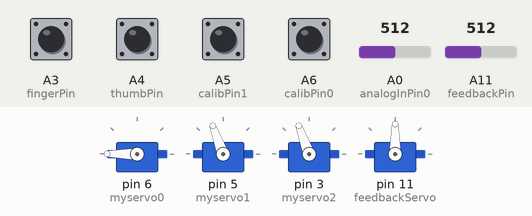
This sketch was run on a simulated Arduino Mega 2560, built with avr-gcc and run on an emulated ATmega2560. Parts: 4 × servo. The inputs (shaded band) are chosen by the test bench; at power-on: A3 (fingerPin), A4 (thumbPin), A5 (calibPin1), A6 (calibPin0) HIGH, A0 (analogInPin0) = 512, A11 (feedbackPin) = 512. What the sketch prints to the serial monitor is not drawn.

Above: at 1.2 s.
1.3 s: A6 (calibPin0) pulled LOW for 0.15 s
At 1.7 s:
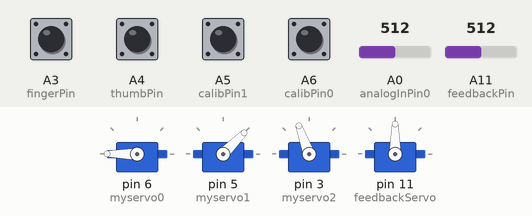
4.3 s: A0 (analogInPin0) set to 499
At 4.8 s:
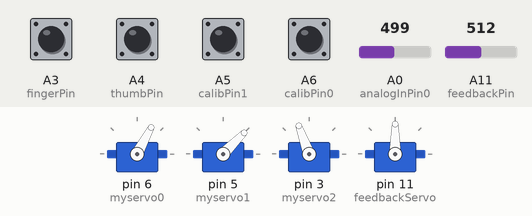
7.3 s: A0 (analogInPin0) set to 511
At 10.0 s:
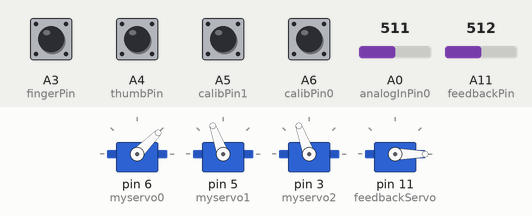
10.3 s: A11 (feedbackPin) set to 716
At 11.2 s:
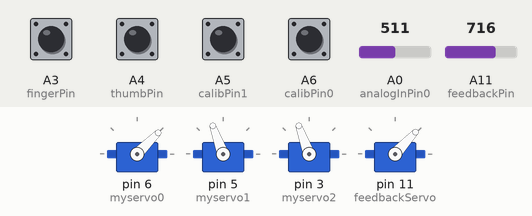
11.9 s: A11 (feedbackPin) set to 900
At 13.1 s:
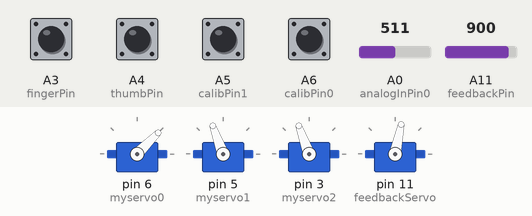
13.4 s: A0 (analogInPin0) set to 306
At 19.41 s:
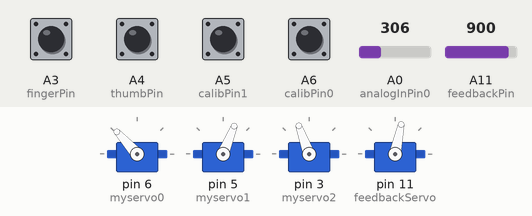
Timing chart, 0 to 19.5 s (numbered marks = the images above; inputs shaded):
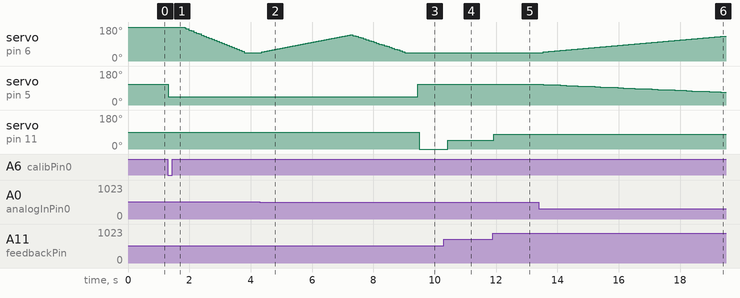

The sketch:

HACKsensor.ino
```cpp
/*__________________________
HACKBerry original code
キャリブレーションテストプログラム03
 小笠原佑樹
 2015/11/19

 ＠プロセス
 キャリブレーションボタンを押す
 ↓
 500m待機s
 ↓
 4500msセンサの取得値と指の動作速度を比例させてキャリブレーションを継続
 ↓
 キャリブレーション脱出。通常動作。

 _______________________
ECE Paris PFE1704
  01/2018
  HACKSensor
  Adding feedback functions and changes in the servomotors positions
 */


#include <Servo.h>

//Micro
const int calibPin0 =  A6; //set the MAX value of the sensor input
const int calibPin1 =  A5; //set the MIN value of the sensor input
const int thumbPin =  A4; //change the thumb position among three preset values
const int fingerPin =  A3; //lock or unlock the position of middle finger, ring finger and pinky
const int analogInPin0 = A0; //sensor input
const int feedbackPin = A11; // Strain gauge input

Servo myservo0; //controls index finger
Servo myservo1; //controls middle finger, ring finger and pinky
Servo myservo2; //controls thumb
Servo feedbackServo; // controls servo

float target = 0;
boolean thumbPinState = 1;
boolean fingerPinState = 1;

int count = 0;
int mode = 0;
int val = 0;

int feedbackPosition = 0; //position of the feedback servo

int swCount0 = 0;
int swCount1 = 0;
int swCount2 = 0;
int swCount3 = 0;

int sensorValue = 0; // value read from the myoware sensor
int sensorMax = 700;
int sensorMin = 0;
int threshold = 0;


//speed settings
int speedMax = 7;
int speedMin = 0;
int speedReverse = -3;
int speed = 0;

int positionMax = 150;
int positionMin = 0;
int position =0;
int prePosition = 0;

int thumbPinch = 45;
int thumbOpen = 110;


int indexMin = 180;//extend
int indexMax = 45;//flex

int middleMin = 110;//extend
int middleMax = 45;//flex

int thumbPos = 90;
int indexPos = 90;
int middlePos = 90;

void setup() {
  Serial.begin(9600);

  pinMode(calibPin0, INPUT); //MAX A6
  digitalWrite(calibPin0, HIGH);

  pinMode(calibPin1, INPUT); //MIN A5
  digitalWrite(calibPin1, HIGH);

  pinMode(thumbPin, INPUT); //A4
  digitalWrite(thumbPin,HIGH);

  pinMode(fingerPin, INPUT); //A3
  digitalWrite(fingerPin,HIGH);

  pinMode(feedbackPin, INPUT); //A11


  myservo0.attach(6);//index
  myservo1.attach(5);//middle
  myservo2.attach(3);//thumb
  feedbackServo.attach(11); //feedback servo
}

void loop() {


  //===============小笠原追加====================
  while(1) {
    myservo0.write(indexMin);  //indexサーボを初期位置にする。
    myservo1.write(middleMin);  //middleサーボを初期位置にする。
    myservo2.write(thumbOpen);  //Thumb open
    Serial.println("Waiting for Calibration...");
    delay(10);
    if(digitalRead(calibPin0) == LOW) {
      calibration();
      break;
    }
  }
  //===========================================

  while(1) {

    sensorValue = ReadSens_and_Condition();
    delay(25);

    if(digitalRead(calibPin0) == LOW){//A6
      swCount0 += 1;
    }
    else{
      swCount0 = 0;
    }

    if(swCount0 == 10){
      swCount0 = 0;
      //sensorMax = ReadSens_and_Condition();
      calibration();

    }

    if(digitalRead(calibPin1) == LOW){//A5
      swCount1 += 1;
    }
    else{
      swCount1 = 0;
    }

    if(swCount1 == 10){
      swCount1 = 0;
      sensorMin = ReadSens_and_Condition() + threshold;
    }

    if(digitalRead(thumbPin) == LOW){//A4
      swCount2 += 1;
    }
    else{
      swCount2 = 0;
    }

    if(swCount2 == 8){
      swCount2 = 0;
      thumbPinState = !thumbPinState;
      while(digitalRead(thumbPin) == LOW){
        delay(1);
      }
    }


    if(digitalRead(fingerPin) == LOW){//A3
      swCount3 += 1;
    }
    else{
      swCount3 = 0;
    }
    if(swCount3 == 10){
      swCount3 = 0;
      fingerPinState = !fingerPinState;
      while(digitalRead(fingerPin) == LOW){
        delay(1);
      }
    }


    //status
    Serial.print("Min=");
    Serial.print(sensorMin);
    Serial.print(",Max=");
    Serial.print(sensorMax);
    Serial.print(",Value=");
    Serial.print(sensorValue);
    Serial.print(",thumb=");
    Serial.print(thumbPinState);
    Serial.print(",finger=");
    Serial.print(fingerPinState);
    Serial.print(",indexPos=");
    Serial.print(indexPos);
    Serial.print(",thumb=");
    Serial.print(swCount3);
    Serial.print(",speed=");
    Serial.print(speed);

    Serial.print(",thumbPinState=");
    Serial.print(thumbPinState);
    Serial.print(",fingerPinState=");
    Serial.println(fingerPinState);

    //calculate speed
    if(sensorValue < (sensorMin+(sensorMax-sensorMin)/8)){
      speed = speedReverse;
    }
    else if(sensorValue < (sensorMin+(sensorMax-sensorMin)/4)){
      speed = 0;
    }
    else{
      speed = map(sensorValue, sensorMin, sensorMax, speedMin, speedMax);
    }

    //calculate position
    position = prePosition + speed;
    if(position < positionMin) position = positionMin;
    if(position > positionMax) position = positionMax;
    prePosition = position;
    //motor
    indexPos=map(position,positionMin,positionMax,indexMin, indexMax);

    myservo0.write(indexPos);


    if(fingerPinState == HIGH){
      middlePos=map(position,positionMin,positionMax,middleMax, middleMin);
      myservo1.write(middlePos);


      Serial.print("Min=");
      Serial.print(positionMin);
      Serial.print("Max=");
      Serial.print(positionMax);
      Serial.print("MinMap=");
      Serial.print(middleMin);
      Serial.print("MaxMap=");
      Serial.print(middleMax);
      Serial.print("Pos=");
      Serial.print(middlePos);

    }

    switch(thumbPinState){
    case 0://pinch
      myservo2.write(thumbPinch);
      delay(10);
      myservo2.write(thumbPinch);
      delay(10);
      myservo2.write(thumbPinch);
      break;
    case 1://open
     myservo2.write(thumbOpen);
      delay(10);
      myservo2.write(thumbOpen);
      delay(10);
      myservo2.write(thumbOpen);
      break;
    default:
      break;
    }

    // The feedback happens after the movement
    feedbackFunction();

  }
}


//センサ読み取り
int ReadSens_and_Condition() {
  int i;
  int sval;
  for(i= 0; i<20; i++){
    sval = sval + analogRead(analogInPin0); //for other SensorBoard
  }
  sval = sval/20;
  return sval;
}


//=================================以下小笠原追加===================================

int sensorMin_temp;

void calibration() {

  myservo0.write(indexMin);  //index
  myservo1.write(middleMax);  //middle
  myservo2.write(thumbOpen);  //Thumb open

  Serial.println("please wait...");
  delay(500);
  Serial.println("start");

  sensorMin = ReadSens_and_Condition();
  sensorMax = sensorMin+1;

  unsigned long time = millis();

  while( millis() < time+7500 ) {

    sensorValue = ReadSens_and_Condition();
    delay(25);

    if( sensorValue < sensorMin ) {
      sensorMin = sensorValue;
      sensorMin_temp = sensorMin + (sensorMax-sensorMin)/4;
    }
    else if( sensorValue > sensorMax )sensorMax = sensorValue;
    else;

    //calculate speed
    if(sensorValue < (sensorMin_temp+(sensorMax-sensorMin)/8)){
      speed = speedReverse;
    }
    else if(sensorValue < (sensorMin_temp+(sensorMax-sensorMin)/4)){
      speed = 0;
    }
    else{
      speed = map(sensorValue, sensorMin_temp, sensorMax, speedMin, speedMax);
    }

    //calculate position
    position = prePosition + speed;
    if(position < positionMin) position = positionMin;
    if(position > positionMax) position = positionMax;
    prePosition = position;
    //motor
    indexPos=map(position,positionMin,positionMax,indexMin, indexMax);
    myservo0.write(indexPos);


    Serial.print("IndexPos=");
    Serial.print(indexPos);
    Serial.print("Min=");
    Serial.print(sensorMin);
    Serial.print(",Min_temp=");
    Serial.print(sensorMin_temp);
    Serial.print(",Max=");
    Serial.print(sensorMax);
    Serial.print(",Value=");
    Serial.print(sensorValue);
    Serial.print(",time=");
    Serial.print(time);
    Serial.print(",millis=");
    Serial.print(millis());
    Serial.print("Button=");
    Serial.println(digitalRead(calibPin0));


  }
  sensorMin += (sensorMax-sensorMin)/4;
}


//=================================Feedback===================================//
void feedbackFunction()
{
  int feedbackValue = 0;

  feedbackValue = analogRead(feedbackPin);

  if(feedbackValue < 600)
    feedbackServo.write(0);
  else if (feedbackValue > 970)
    feedbackServo.write(90);
  else if (feedbackValue > 600 && feedbackValue < 700)
  {
    feedbackPosition = map(feedbackValue,600,700,0,45);
    feedbackServo.write(feedbackPosition);
  }
  else if (feedbackValue > 700 && feedbackValue < 970)
  {
    feedbackPosition = map(feedbackValue,700,970,45,90);
    feedbackServo.write(feedbackPosition);
  }
      Serial.print("feedbackValue=");
      Serial.print(feedbackValue);
      Serial.print("feedbackPosition=");
      Serial.print(feedbackPosition);

}
```

Measured:
- the behaviour switches between 510 and 509 on A0 (analogInPin0) (found by bisection; images 1 and 2)
- after the input at 1.3 s, servo on pin 6 (myservo0): moves from 180° to 45° over 1.9 s, starting after 0.55 s; servo on pin 5 (myservo1): 110° → 45° at once
- after the input at 4.3 s, servo on pin 6 (myservo0): moves from 45° to 140° over 2.9 s, starting after 0.07 s
- after the input at 7.3 s, servo on pin 5 (myservo1): 45° → 110° after 2.1 s
- after the input at 10.3 s, servo on pin 11 (feedbackServo): 0° → 47° after 0.13 s
- after the input at 11.9 s, servo on pin 11 (feedbackServo): 47° → 78° at once
- after the input at 13.4 s, servo on pin 6 (myservo0): moves from 45° to 132° over 5.8 s, starting after 0.14 s; servo on pin 5 (myservo1): moves from 110° to 68° over 5.8 s, starting after 0.14 s
